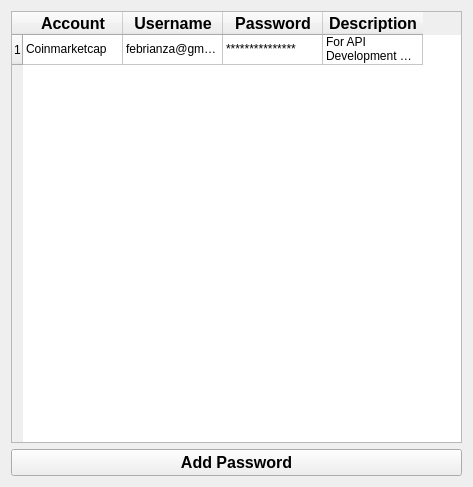
<?xml version="1.0" encoding="UTF-8"?>
<ui version="4.0">
 <class>Form</class>
 <widget class="QWidget" name="Form">
  <property name="geometry">
   <rect>
    <x>0</x>
    <y>0</y>
    <width>473</width>
    <height>487</height>
   </rect>
  </property>
  <property name="windowTitle">
   <string>Password Manager - QTableWidget</string>
  </property>
  <layout class="QVBoxLayout" name="verticalLayout_2">
   <item>
    <layout class="QVBoxLayout" name="verticalLayout">
     <item>
      <widget class="QTableWidget" name="tableWidget1">
       <row>
        <property name="text">
         <string>1</string>
        </property>
       </row>
       <column>
        <property name="text">
         <string>Account</string>
        </property>
        <property name="font">
         <font>
          <pointsize>12</pointsize>
          <weight>75</weight>
          <bold>true</bold>
         </font>
        </property>
       </column>
       <column>
        <property name="text">
         <string>Username</string>
        </property>
        <property name="font">
         <font>
          <pointsize>12</pointsize>
          <weight>75</weight>
          <bold>true</bold>
         </font>
        </property>
       </column>
       <column>
        <property name="text">
         <string>Password</string>
        </property>
        <property name="font">
         <font>
          <pointsize>12</pointsize>
          <weight>75</weight>
          <bold>true</bold>
         </font>
        </property>
       </column>
       <column>
        <property name="text">
         <string>Description</string>
        </property>
        <property name="font">
         <font>
          <pointsize>12</pointsize>
          <weight>75</weight>
          <bold>true</bold>
         </font>
        </property>
       </column>
       <item row="0" column="0">
        <property name="text">
         <string>Coinmarketcap</string>
        </property>
       </item>
       <item row="0" column="1">
        <property name="text">
         <string>febrianza@gmail.com</string>
        </property>
       </item>
       <item row="0" column="2">
        <property name="text">
         <string>***************</string>
        </property>
       </item>
       <item row="0" column="3">
        <property name="text">
         <string>For API Development Purpose</string>
        </property>
       </item>
      </widget>
     </item>
    </layout>
   </item>
   <item>
    <widget class="QPushButton" name="pushButton1">
     <property name="font">
      <font>
       <pointsize>12</pointsize>
       <weight>75</weight>
       <bold>true</bold>
      </font>
     </property>
     <property name="text">
      <string>Add Password</string>
     </property>
    </widget>
   </item>
  </layout>
 </widget>
 <resources/>
 <connections/>
</ui>
